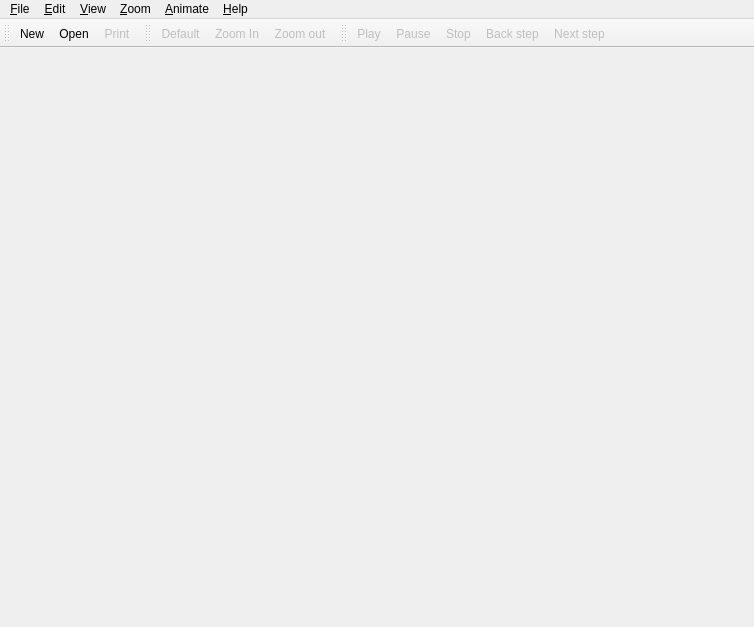
<?xml version="1.0" encoding="UTF-8"?>
<ui version="4.0">
 <class>HyperArt</class>
 <widget class="QMainWindow" name="HyperArt">
  <property name="geometry">
   <rect>
    <x>0</x>
    <y>0</y>
    <width>754</width>
    <height>627</height>
   </rect>
  </property>
  <property name="windowTitle">
   <string>HyperArt</string>
  </property>
  <widget class="QWidget" name="widget" native="true">
   <property name="geometry">
    <rect>
     <x>0</x>
     <y>0</y>
     <width>100</width>
     <height>30</height>
    </rect>
   </property>
  </widget>
  <widget class="QToolBar" name="Toolbar" native="true">
   <property name="geometry">
    <rect>
     <x>0</x>
     <y>0</y>
     <width>100</width>
     <height>30</height>
    </rect>
   </property>
   <property name="label" stdset="0">
    <string>File Tools</string>
   </property>
   <addaction name="fileNewAction"/>
   <addaction name="fileOpenAction"/>
   <addaction name="filePrintAction"/>
  </widget>
  <widget class="QToolBar" name="ZoomToolbar" native="true">
   <property name="geometry">
    <rect>
     <x>0</x>
     <y>0</y>
     <width>100</width>
     <height>30</height>
    </rect>
   </property>
   <property name="label" stdset="0">
    <string>Zoom Tools</string>
   </property>
   <addaction name="zoomDefaultAction"/>
   <addaction name="zoomZoom_InAction"/>
   <addaction name="zoomZoom_outAction"/>
  </widget>
  <widget class="QToolBar" name="AnimateToolbar" native="true">
   <property name="geometry">
    <rect>
     <x>0</x>
     <y>0</y>
     <width>100</width>
     <height>30</height>
    </rect>
   </property>
   <property name="label" stdset="0">
    <string>Animation Tools</string>
   </property>
   <addaction name="animatePlayAction"/>
   <addaction name="animatePauseAction"/>
   <addaction name="animateStopAction"/>
   <addaction name="animatePrevAction"/>
   <addaction name="animateNextAction"/>
  </widget>
  <widget class="QMenuBar" name="menubar">
   <property name="geometry">
    <rect>
     <x>0</x>
     <y>0</y>
     <width>459</width>
     <height>27</height>
    </rect>
   </property>
   <widget class="QMenu" name="fileMenu">
    <property name="title">
     <string>&amp;File</string>
    </property>
    <addaction name="fileNewAction"/>
    <addaction name="fileOpenAction"/>
    <addaction name="fileSaveAction"/>
    <addaction name="fileSaveAsAction"/>
    <addaction name="separator"/>
    <addaction name="filePrintAction"/>
    <addaction name="separator"/>
    <addaction name="fileExitAction"/>
   </widget>
   <widget class="QMenu" name="Edit">
    <property name="title">
     <string>&amp;Edit</string>
    </property>
    <widget class="QMenu" name="popupMenu_10">
     <property name="title">
      <string>&amp;Preferences</string>
     </property>
     <addaction name="editPreferencesNumber_of_LayersAction"/>
    </widget>
    <addaction name="separator"/>
    <addaction name="editPreferencesAction"/>
    <addaction name="popupMenu_10"/>
    <addaction name="separator"/>
    <addaction name="editUndoAction"/>
    <addaction name="editRedoAction"/>
    <addaction name="separator"/>
    <addaction name="editCutAction"/>
    <addaction name="editCopyAction"/>
    <addaction name="editPasteAction"/>
    <addaction name="separator"/>
    <addaction name="editFindAction"/>
    <addaction name="separator"/>
   </widget>
   <widget class="QMenu" name="View">
    <property name="title">
     <string>&amp;View</string>
    </property>
    <addaction name="viewToggle_FrameAction"/>
   </widget>
   <widget class="QMenu" name="Zoom">
    <property name="title">
     <string>&amp;Zoom</string>
    </property>
    <addaction name="zoomZoom_InAction"/>
    <addaction name="zoomZoom_outAction"/>
    <addaction name="zoomDefaultAction"/>
   </widget>
   <widget class="QMenu" name="Animate">
    <property name="title">
     <string>&amp;Animate</string>
    </property>
    <addaction name="animatePlayAction"/>
    <addaction name="animatePauseAction"/>
    <addaction name="animateStopAction"/>
    <addaction name="animatePrevAction"/>
    <addaction name="animateNextAction"/>
   </widget>
   <widget class="QMenu" name="helpMenu">
    <property name="title">
     <string>&amp;Help</string>
    </property>
    <addaction name="helpContentsAction"/>
    <addaction name="helpIndexAction"/>
    <addaction name="separator"/>
    <addaction name="helpAboutAction"/>
   </widget>
   <addaction name="fileMenu"/>
   <addaction name="Edit"/>
   <addaction name="View"/>
   <addaction name="Zoom"/>
   <addaction name="Animate"/>
   <addaction name="helpMenu"/>
  </widget>
  <action name="fileNewAction">
   <property name="icon">
    <iconset>
     <normaloff>../../hyperart/image1</normaloff>../../hyperart/image1</iconset>
   </property>
   <property name="text">
    <string>&amp;New</string>
   </property>
   <property name="iconText">
    <string>New</string>
   </property>
   <property name="shortcut">
    <string>Ctrl+N</string>
   </property>
   <property name="name" stdset="0">
    <cstring>fileNewAction</cstring>
   </property>
  </action>
  <action name="fileOpenAction">
   <property name="icon">
    <iconset>
     <normaloff>../../hyperart/image2</normaloff>../../hyperart/image2</iconset>
   </property>
   <property name="text">
    <string>&amp;Open...</string>
   </property>
   <property name="iconText">
    <string>Open</string>
   </property>
   <property name="shortcut">
    <string>Ctrl+O</string>
   </property>
   <property name="name" stdset="0">
    <cstring>fileOpenAction</cstring>
   </property>
  </action>
  <action name="fileSaveAction">
   <property name="enabled">
    <bool>false</bool>
   </property>
   <property name="icon">
    <iconset>
     <normaloff>../../hyperart/image3</normaloff>../../hyperart/image3</iconset>
   </property>
   <property name="text">
    <string>&amp;Save</string>
   </property>
   <property name="iconText">
    <string>Save</string>
   </property>
   <property name="shortcut">
    <string>Ctrl+S</string>
   </property>
   <property name="name" stdset="0">
    <cstring>fileSaveAction</cstring>
   </property>
  </action>
  <action name="fileSaveAsAction">
   <property name="enabled">
    <bool>false</bool>
   </property>
   <property name="text">
    <string>Save &amp;As...</string>
   </property>
   <property name="iconText">
    <string>Save As</string>
   </property>
   <property name="shortcut">
    <string/>
   </property>
   <property name="name" stdset="0">
    <cstring>fileSaveAsAction</cstring>
   </property>
  </action>
  <action name="filePrintAction">
   <property name="enabled">
    <bool>false</bool>
   </property>
   <property name="icon">
    <iconset>
     <normaloff>../../hyperart/image4</normaloff>../../hyperart/image4</iconset>
   </property>
   <property name="text">
    <string>&amp;Print...</string>
   </property>
   <property name="iconText">
    <string>Print</string>
   </property>
   <property name="shortcut">
    <string>Ctrl+P</string>
   </property>
   <property name="name" stdset="0">
    <cstring>filePrintAction</cstring>
   </property>
  </action>
  <action name="fileExitAction">
   <property name="text">
    <string>E&amp;xit</string>
   </property>
   <property name="iconText">
    <string>Exit</string>
   </property>
   <property name="shortcut">
    <string/>
   </property>
   <property name="name" stdset="0">
    <cstring>fileExitAction</cstring>
   </property>
  </action>
  <action name="editUndoAction">
   <property name="enabled">
    <bool>false</bool>
   </property>
   <property name="icon">
    <iconset>
     <normaloff>../../hyperart/image5</normaloff>../../hyperart/image5</iconset>
   </property>
   <property name="text">
    <string>&amp;Undo</string>
   </property>
   <property name="iconText">
    <string>Undo</string>
   </property>
   <property name="shortcut">
    <string>Ctrl+Z</string>
   </property>
   <property name="name" stdset="0">
    <cstring>editUndoAction</cstring>
   </property>
  </action>
  <action name="editRedoAction">
   <property name="enabled">
    <bool>false</bool>
   </property>
   <property name="icon">
    <iconset>
     <normaloff>../../hyperart/image6</normaloff>../../hyperart/image6</iconset>
   </property>
   <property name="text">
    <string>&amp;Redo</string>
   </property>
   <property name="iconText">
    <string>Redo</string>
   </property>
   <property name="shortcut">
    <string>Ctrl+Y</string>
   </property>
   <property name="name" stdset="0">
    <cstring>editRedoAction</cstring>
   </property>
  </action>
  <action name="editCutAction">
   <property name="enabled">
    <bool>false</bool>
   </property>
   <property name="icon">
    <iconset>
     <normaloff>../../hyperart/image7</normaloff>../../hyperart/image7</iconset>
   </property>
   <property name="text">
    <string>&amp;Cut</string>
   </property>
   <property name="iconText">
    <string>Cut</string>
   </property>
   <property name="shortcut">
    <string>Ctrl+X</string>
   </property>
   <property name="name" stdset="0">
    <cstring>editCutAction</cstring>
   </property>
  </action>
  <action name="editCopyAction">
   <property name="enabled">
    <bool>false</bool>
   </property>
   <property name="icon">
    <iconset>
     <normaloff>../../hyperart/image8</normaloff>../../hyperart/image8</iconset>
   </property>
   <property name="text">
    <string>C&amp;opy</string>
   </property>
   <property name="iconText">
    <string>Copy</string>
   </property>
   <property name="shortcut">
    <string>Ctrl+C</string>
   </property>
   <property name="name" stdset="0">
    <cstring>editCopyAction</cstring>
   </property>
  </action>
  <action name="editPasteAction">
   <property name="enabled">
    <bool>false</bool>
   </property>
   <property name="icon">
    <iconset>
     <normaloff>../../hyperart/image9</normaloff>../../hyperart/image9</iconset>
   </property>
   <property name="text">
    <string>&amp;Paste</string>
   </property>
   <property name="iconText">
    <string>Paste</string>
   </property>
   <property name="shortcut">
    <string>Ctrl+V</string>
   </property>
   <property name="name" stdset="0">
    <cstring>editPasteAction</cstring>
   </property>
  </action>
  <action name="editFindAction">
   <property name="enabled">
    <bool>false</bool>
   </property>
   <property name="icon">
    <iconset>
     <normaloff>../../hyperart/image10</normaloff>../../hyperart/image10</iconset>
   </property>
   <property name="text">
    <string>&amp;Find...</string>
   </property>
   <property name="iconText">
    <string>Find</string>
   </property>
   <property name="shortcut">
    <string>Ctrl+F</string>
   </property>
   <property name="name" stdset="0">
    <cstring>editFindAction</cstring>
   </property>
  </action>
  <action name="helpContentsAction">
   <property name="enabled">
    <bool>false</bool>
   </property>
   <property name="text">
    <string>&amp;Contents...</string>
   </property>
   <property name="iconText">
    <string>Contents</string>
   </property>
   <property name="shortcut">
    <string/>
   </property>
   <property name="name" stdset="0">
    <cstring>helpContentsAction</cstring>
   </property>
  </action>
  <action name="helpIndexAction">
   <property name="enabled">
    <bool>false</bool>
   </property>
   <property name="text">
    <string>&amp;Index...</string>
   </property>
   <property name="iconText">
    <string>Index</string>
   </property>
   <property name="shortcut">
    <string/>
   </property>
   <property name="name" stdset="0">
    <cstring>helpIndexAction</cstring>
   </property>
  </action>
  <action name="helpAboutAction">
   <property name="text">
    <string>&amp;About</string>
   </property>
   <property name="iconText">
    <string>About</string>
   </property>
   <property name="shortcut">
    <string/>
   </property>
   <property name="name" stdset="0">
    <cstring>helpAboutAction</cstring>
   </property>
  </action>
  <action name="animatePlayAction">
   <property name="enabled">
    <bool>false</bool>
   </property>
   <property name="icon">
    <iconset>
     <normaloff>../../hyperart/image11</normaloff>../../hyperart/image11</iconset>
   </property>
   <property name="text">
    <string>&amp;Play</string>
   </property>
   <property name="iconText">
    <string>Play</string>
   </property>
   <property name="shortcut">
    <string>X</string>
   </property>
   <property name="name" stdset="0">
    <cstring>animatePlayAction</cstring>
   </property>
  </action>
  <action name="animatePauseAction">
   <property name="enabled">
    <bool>false</bool>
   </property>
   <property name="icon">
    <iconset>
     <normaloff>../../hyperart/image12</normaloff>../../hyperart/image12</iconset>
   </property>
   <property name="text">
    <string>P&amp;ause</string>
   </property>
   <property name="iconText">
    <string>Pause</string>
   </property>
   <property name="shortcut">
    <string>C</string>
   </property>
   <property name="name" stdset="0">
    <cstring>animatePauseAction</cstring>
   </property>
  </action>
  <action name="animateStopAction">
   <property name="enabled">
    <bool>false</bool>
   </property>
   <property name="icon">
    <iconset>
     <normaloff>../../hyperart/image13</normaloff>../../hyperart/image13</iconset>
   </property>
   <property name="text">
    <string>&amp;Stop</string>
   </property>
   <property name="iconText">
    <string>Stop</string>
   </property>
   <property name="shortcut">
    <string>V</string>
   </property>
   <property name="name" stdset="0">
    <cstring>animateStopAction</cstring>
   </property>
  </action>
  <action name="animatePrevAction">
   <property name="enabled">
    <bool>false</bool>
   </property>
   <property name="icon">
    <iconset>
     <normaloff>../../hyperart/image14</normaloff>../../hyperart/image14</iconset>
   </property>
   <property name="text">
    <string>&amp;Back step</string>
   </property>
   <property name="iconText">
    <string>Back step</string>
   </property>
   <property name="shortcut">
    <string>B</string>
   </property>
   <property name="name" stdset="0">
    <cstring>animatePrevAction</cstring>
   </property>
  </action>
  <action name="animateNextAction">
   <property name="enabled">
    <bool>false</bool>
   </property>
   <property name="icon">
    <iconset>
     <normaloff>../../hyperart/image15</normaloff>../../hyperart/image15</iconset>
   </property>
   <property name="text">
    <string>&amp;Next step</string>
   </property>
   <property name="iconText">
    <string>Next step</string>
   </property>
   <property name="shortcut">
    <string>N</string>
   </property>
   <property name="name" stdset="0">
    <cstring>animateNextAction</cstring>
   </property>
  </action>
  <action name="zoomZoom_InAction">
   <property name="enabled">
    <bool>false</bool>
   </property>
   <property name="icon">
    <iconset>
     <normaloff>../../hyperart/image16</normaloff>../../hyperart/image16</iconset>
   </property>
   <property name="text">
    <string>Zoom &amp;In</string>
   </property>
   <property name="iconText">
    <string>Zoom In</string>
   </property>
   <property name="shortcut">
    <string>=</string>
   </property>
   <property name="name" stdset="0">
    <cstring>zoomZoom_InAction</cstring>
   </property>
  </action>
  <action name="zoomZoom_outAction">
   <property name="enabled">
    <bool>false</bool>
   </property>
   <property name="icon">
    <iconset>
     <normaloff>../../hyperart/image17</normaloff>../../hyperart/image17</iconset>
   </property>
   <property name="text">
    <string>Zoom &amp;out</string>
   </property>
   <property name="iconText">
    <string>Zoom out</string>
   </property>
   <property name="shortcut">
    <string>-</string>
   </property>
   <property name="name" stdset="0">
    <cstring>zoomZoom_outAction</cstring>
   </property>
  </action>
  <action name="zoomDefaultAction">
   <property name="enabled">
    <bool>false</bool>
   </property>
   <property name="icon">
    <iconset>
     <normaloff>../../hyperart/image18</normaloff>../../hyperart/image18</iconset>
   </property>
   <property name="text">
    <string>&amp;Default</string>
   </property>
   <property name="iconText">
    <string>Default</string>
   </property>
   <property name="shortcut">
    <string>0</string>
   </property>
   <property name="name" stdset="0">
    <cstring>zoomDefaultAction</cstring>
   </property>
  </action>
  <action name="viewToggle_FrameAction">
   <property name="checkable">
    <bool>true</bool>
   </property>
   <property name="enabled">
    <bool>false</bool>
   </property>
   <property name="text">
    <string>&amp;Frame</string>
   </property>
   <property name="iconText">
    <string>Frame</string>
   </property>
   <property name="shortcut">
    <string>F</string>
   </property>
   <property name="name" stdset="0">
    <cstring>viewToggle_FrameAction</cstring>
   </property>
  </action>
  <action name="editPreferencesAction">
   <property name="text">
    <string>&amp;Preferences</string>
   </property>
   <property name="iconText">
    <string>Preferences</string>
   </property>
   <property name="name" stdset="0">
    <cstring>editPreferencesAction</cstring>
   </property>
  </action>
  <action name="editPreferencesNumber_of_LayersAction">
   <property name="enabled">
    <bool>false</bool>
   </property>
   <property name="text">
    <string>&amp;Number of Layers</string>
   </property>
   <property name="iconText">
    <string>Number of Layers</string>
   </property>
   <property name="shortcut">
    <string>L</string>
   </property>
   <property name="name" stdset="0">
    <cstring>editPreferencesNumber_of_LayersAction</cstring>
   </property>
  </action>
 </widget>
 <layoutdefault spacing="6" margin="11"/>
 <customwidgets>
  <customwidget>
   <class>Q3MainWindow</class>
   <extends>QWidget</extends>
   <header>q3mainwindow.h</header>
   <container>1</container>
  </customwidget>
  <customwidget>
   <class>QToolBar</class>
   <extends>QWidget</extends>
   <header>QToolBar.h</header>
  </customwidget>
 </customwidgets>
 <includes>
  <include location="local">diagram.h</include>
  <include location="global">qprinter.h</include>
  <include location="local">regularpgon.h</include>
  <include location="local">diagramview.h</include>
  <include location="local">poincareview.h</include>
  <include location="local">defs.h</include>
  <include location="global">qmessagebox.h</include>
  <include location="global">qinputdialog.h</include>
  <include location="local">datareader.h</include>
 </includes>
 <resources/>
 <connections>
  <connection>
   <sender>fileNewAction</sender>
   <signal>triggered()</signal>
   <receiver>HyperArt</receiver>
   <slot>fileNew()</slot>
   <hints>
    <hint type="sourcelabel">
     <x>-1</x>
     <y>-1</y>
    </hint>
    <hint type="destinationlabel">
     <x>20</x>
     <y>20</y>
    </hint>
   </hints>
  </connection>
  <connection>
   <sender>fileOpenAction</sender>
   <signal>triggered()</signal>
   <receiver>HyperArt</receiver>
   <slot>fileOpen()</slot>
   <hints>
    <hint type="sourcelabel">
     <x>-1</x>
     <y>-1</y>
    </hint>
    <hint type="destinationlabel">
     <x>20</x>
     <y>20</y>
    </hint>
   </hints>
  </connection>
  <connection>
   <sender>fileSaveAction</sender>
   <signal>triggered()</signal>
   <receiver>HyperArt</receiver>
   <slot>fileSave()</slot>
   <hints>
    <hint type="sourcelabel">
     <x>-1</x>
     <y>-1</y>
    </hint>
    <hint type="destinationlabel">
     <x>20</x>
     <y>20</y>
    </hint>
   </hints>
  </connection>
  <connection>
   <sender>fileSaveAsAction</sender>
   <signal>triggered()</signal>
   <receiver>HyperArt</receiver>
   <slot>fileSaveAs()</slot>
   <hints>
    <hint type="sourcelabel">
     <x>-1</x>
     <y>-1</y>
    </hint>
    <hint type="destinationlabel">
     <x>20</x>
     <y>20</y>
    </hint>
   </hints>
  </connection>
  <connection>
   <sender>filePrintAction</sender>
   <signal>triggered()</signal>
   <receiver>HyperArt</receiver>
   <slot>filePrint()</slot>
   <hints>
    <hint type="sourcelabel">
     <x>-1</x>
     <y>-1</y>
    </hint>
    <hint type="destinationlabel">
     <x>20</x>
     <y>20</y>
    </hint>
   </hints>
  </connection>
  <connection>
   <sender>fileExitAction</sender>
   <signal>triggered()</signal>
   <receiver>HyperArt</receiver>
   <slot>fileExit()</slot>
   <hints>
    <hint type="sourcelabel">
     <x>-1</x>
     <y>-1</y>
    </hint>
    <hint type="destinationlabel">
     <x>20</x>
     <y>20</y>
    </hint>
   </hints>
  </connection>
  <connection>
   <sender>editUndoAction</sender>
   <signal>triggered()</signal>
   <receiver>HyperArt</receiver>
   <slot>editUndo()</slot>
   <hints>
    <hint type="sourcelabel">
     <x>-1</x>
     <y>-1</y>
    </hint>
    <hint type="destinationlabel">
     <x>20</x>
     <y>20</y>
    </hint>
   </hints>
  </connection>
  <connection>
   <sender>editRedoAction</sender>
   <signal>triggered()</signal>
   <receiver>HyperArt</receiver>
   <slot>editRedo()</slot>
   <hints>
    <hint type="sourcelabel">
     <x>-1</x>
     <y>-1</y>
    </hint>
    <hint type="destinationlabel">
     <x>20</x>
     <y>20</y>
    </hint>
   </hints>
  </connection>
  <connection>
   <sender>editCutAction</sender>
   <signal>triggered()</signal>
   <receiver>HyperArt</receiver>
   <slot>editCut()</slot>
   <hints>
    <hint type="sourcelabel">
     <x>-1</x>
     <y>-1</y>
    </hint>
    <hint type="destinationlabel">
     <x>20</x>
     <y>20</y>
    </hint>
   </hints>
  </connection>
  <connection>
   <sender>editCopyAction</sender>
   <signal>triggered()</signal>
   <receiver>HyperArt</receiver>
   <slot>editCopy()</slot>
   <hints>
    <hint type="sourcelabel">
     <x>-1</x>
     <y>-1</y>
    </hint>
    <hint type="destinationlabel">
     <x>20</x>
     <y>20</y>
    </hint>
   </hints>
  </connection>
  <connection>
   <sender>editPasteAction</sender>
   <signal>triggered()</signal>
   <receiver>HyperArt</receiver>
   <slot>editPaste()</slot>
   <hints>
    <hint type="sourcelabel">
     <x>-1</x>
     <y>-1</y>
    </hint>
    <hint type="destinationlabel">
     <x>20</x>
     <y>20</y>
    </hint>
   </hints>
  </connection>
  <connection>
   <sender>editFindAction</sender>
   <signal>triggered()</signal>
   <receiver>HyperArt</receiver>
   <slot>editFind()</slot>
   <hints>
    <hint type="sourcelabel">
     <x>-1</x>
     <y>-1</y>
    </hint>
    <hint type="destinationlabel">
     <x>20</x>
     <y>20</y>
    </hint>
   </hints>
  </connection>
  <connection>
   <sender>helpIndexAction</sender>
   <signal>triggered()</signal>
   <receiver>HyperArt</receiver>
   <slot>helpIndex()</slot>
   <hints>
    <hint type="sourcelabel">
     <x>-1</x>
     <y>-1</y>
    </hint>
    <hint type="destinationlabel">
     <x>20</x>
     <y>20</y>
    </hint>
   </hints>
  </connection>
  <connection>
   <sender>helpContentsAction</sender>
   <signal>triggered()</signal>
   <receiver>HyperArt</receiver>
   <slot>helpContents()</slot>
   <hints>
    <hint type="sourcelabel">
     <x>-1</x>
     <y>-1</y>
    </hint>
    <hint type="destinationlabel">
     <x>20</x>
     <y>20</y>
    </hint>
   </hints>
  </connection>
  <connection>
   <sender>helpAboutAction</sender>
   <signal>triggered()</signal>
   <receiver>HyperArt</receiver>
   <slot>helpAbout()</slot>
   <hints>
    <hint type="sourcelabel">
     <x>-1</x>
     <y>-1</y>
    </hint>
    <hint type="destinationlabel">
     <x>20</x>
     <y>20</y>
    </hint>
   </hints>
  </connection>
  <connection>
   <sender>animatePlayAction</sender>
   <signal>triggered()</signal>
   <receiver>HyperArt</receiver>
   <slot>animatePlay()</slot>
   <hints>
    <hint type="sourcelabel">
     <x>-1</x>
     <y>-1</y>
    </hint>
    <hint type="destinationlabel">
     <x>20</x>
     <y>20</y>
    </hint>
   </hints>
  </connection>
  <connection>
   <sender>animatePauseAction</sender>
   <signal>triggered()</signal>
   <receiver>HyperArt</receiver>
   <slot>animatePause()</slot>
   <hints>
    <hint type="sourcelabel">
     <x>-1</x>
     <y>-1</y>
    </hint>
    <hint type="destinationlabel">
     <x>20</x>
     <y>20</y>
    </hint>
   </hints>
  </connection>
  <connection>
   <sender>animateStopAction</sender>
   <signal>triggered()</signal>
   <receiver>HyperArt</receiver>
   <slot>animateStop()</slot>
   <hints>
    <hint type="sourcelabel">
     <x>-1</x>
     <y>-1</y>
    </hint>
    <hint type="destinationlabel">
     <x>20</x>
     <y>20</y>
    </hint>
   </hints>
  </connection>
  <connection>
   <sender>animateNextAction</sender>
   <signal>triggered()</signal>
   <receiver>HyperArt</receiver>
   <slot>animateNext()</slot>
   <hints>
    <hint type="sourcelabel">
     <x>-1</x>
     <y>-1</y>
    </hint>
    <hint type="destinationlabel">
     <x>20</x>
     <y>20</y>
    </hint>
   </hints>
  </connection>
  <connection>
   <sender>animatePrevAction</sender>
   <signal>triggered()</signal>
   <receiver>HyperArt</receiver>
   <slot>animatePrev()</slot>
   <hints>
    <hint type="sourcelabel">
     <x>-1</x>
     <y>-1</y>
    </hint>
    <hint type="destinationlabel">
     <x>20</x>
     <y>20</y>
    </hint>
   </hints>
  </connection>
  <connection>
   <sender>viewToggle_FrameAction</sender>
   <signal>toggled(bool)</signal>
   <receiver>HyperArt</receiver>
   <slot>viewToggle_FrameAction_toggled(bool)</slot>
   <hints>
    <hint type="sourcelabel">
     <x>-1</x>
     <y>-1</y>
    </hint>
    <hint type="destinationlabel">
     <x>20</x>
     <y>20</y>
    </hint>
   </hints>
  </connection>
  <connection>
   <sender>zoomDefaultAction</sender>
   <signal>triggered()</signal>
   <receiver>HyperArt</receiver>
   <slot>zoomDefaultAction_activated()</slot>
   <hints>
    <hint type="sourcelabel">
     <x>-1</x>
     <y>-1</y>
    </hint>
    <hint type="destinationlabel">
     <x>20</x>
     <y>20</y>
    </hint>
   </hints>
  </connection>
  <connection>
   <sender>zoomZoom_InAction</sender>
   <signal>triggered()</signal>
   <receiver>HyperArt</receiver>
   <slot>zoomZoom_InAction_activated()</slot>
   <hints>
    <hint type="sourcelabel">
     <x>-1</x>
     <y>-1</y>
    </hint>
    <hint type="destinationlabel">
     <x>20</x>
     <y>20</y>
    </hint>
   </hints>
  </connection>
  <connection>
   <sender>zoomZoom_outAction</sender>
   <signal>triggered()</signal>
   <receiver>HyperArt</receiver>
   <slot>zoomZoom_outAction_activated()</slot>
   <hints>
    <hint type="sourcelabel">
     <x>-1</x>
     <y>-1</y>
    </hint>
    <hint type="destinationlabel">
     <x>20</x>
     <y>20</y>
    </hint>
   </hints>
  </connection>
  <connection>
   <sender>editPreferencesNumber_of_LayersAction</sender>
   <signal>triggered()</signal>
   <receiver>HyperArt</receiver>
   <slot>editPreferencesNumber_of_LayersAction_activated()</slot>
   <hints>
    <hint type="sourcelabel">
     <x>-1</x>
     <y>-1</y>
    </hint>
    <hint type="destinationlabel">
     <x>20</x>
     <y>20</y>
    </hint>
   </hints>
  </connection>
 </connections>
</ui>
